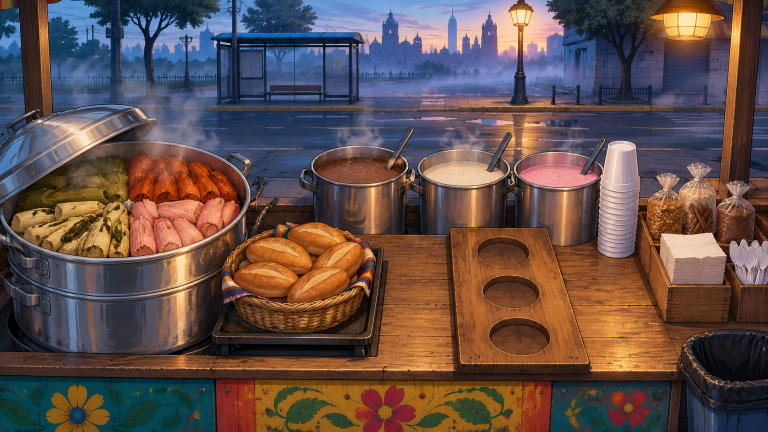
#> input picture art-source/TaqueriaNeon/ia/puestos/cocina_tamales.png, 1536 x 864 px (shown at 1/2 size)
$ python repinta_vaporera.py ia/puestos/cocina_tamales.png ia/puestos/cocina_tamales_v2.png
#> lines starting #> are read from the running program, lines starting #| are printed output that depends on the picture; after the words box and inside, x2 and y2 are one past the last pixel; in counts of white or black regions, pixels touching at a corner belong together
"""(22 nov.) uso: python3 repinta_vaporera.py ia/puestos/cocina_tamales.png ia/puestos/cocina_tamales_v2.png
Repinta en la vaporera de tamales los verdes (verde vivo) y los de rajas (masa blanca con rajas verdes), como sus iconos nuevos.
Mapa de degradado sobre la luz de cada pixel: se conserva el dibujo y la sombra, cambia solo el color."""
import numpy as np, cv2, sys
from PIL import Image
SRC, OUT = sys.argv[1], sys.argv[2]
im = np.asarray(Image.open(SRC).convert('RGB')).astype(np.float32) / 255
h, w = im.shape[:2]
#> h = 864; w = 1536
L = im @ np.array([0.3, 0.59, 0.11])
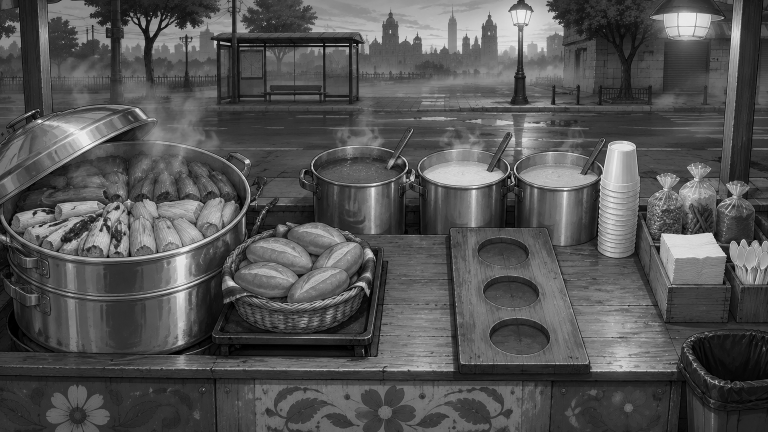
#> L: shape (864, 1536) float64 (shown at 1/2 size); min 0, max 0.999, mean 0.334
yy, xx = np.mgrid[0:h, 0:w]
inner = np.zeros((h, w), np.uint8); cv2.ellipse(inner, (254, 406), (232, 103), 0, 0, 360, 255, -1)
#> after `cv2.ellipse(inner, (254, 406), (232, 103), 0, 0, 360, 255, -1)`:
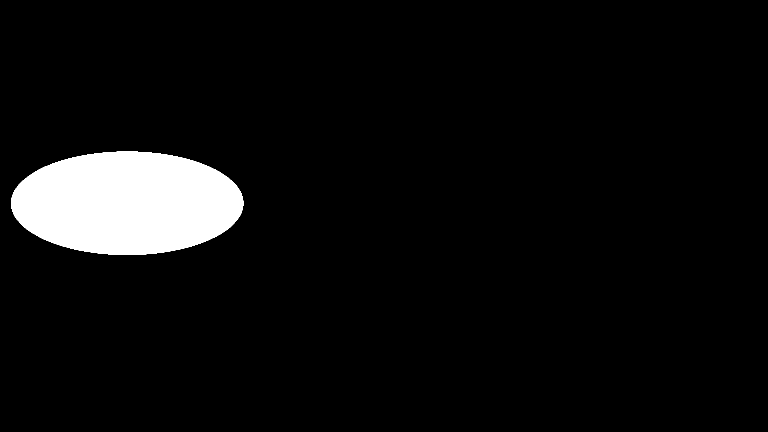
#> inner: shape (864, 1536) (shown at 1/2 size); 5.7% white; 1 white region, box (x1, y1, x2, y2) and area: (22, 303, 487, 510) 75531
inner = cv2.GaussianBlur(inner, (0, 0), 4).astype(np.float32) / 255
left = np.clip((256 - xx) / 5, 0, 1)
# la frontera entre verdes y rajas no es recta: los de rajas de atras llegan a y ~ 400 en medio, ~ 412 a la izquierda
edge_y = 398 + (256 - xx) * 0.06
low = np.clip((yy - edge_y) / 8, 0, 1)
# la tapa de lamina (gris azulado) y el borde de la olla no se tocan
sat = im.max(2) - im.min(2)
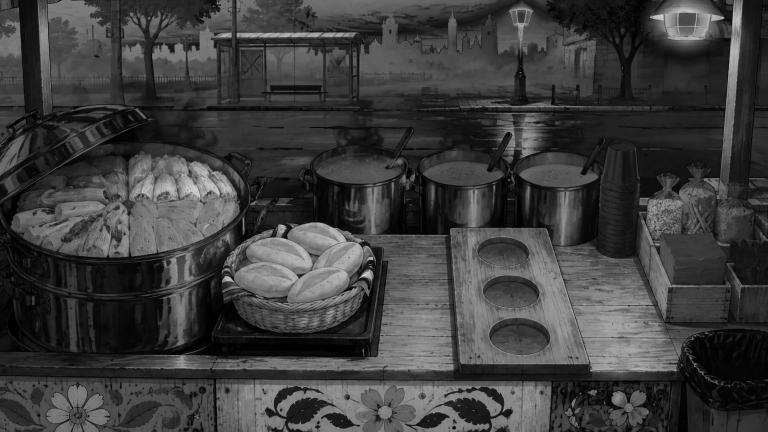
#> sat: shape (864, 1536) float32 (shown at 1/2 size); min 0, max 0.898, mean 0.245
food = np.clip((sat - 0.10) / 0.08, 0, 1)
food = cv2.GaussianBlur(food, (0, 0), 1.2)
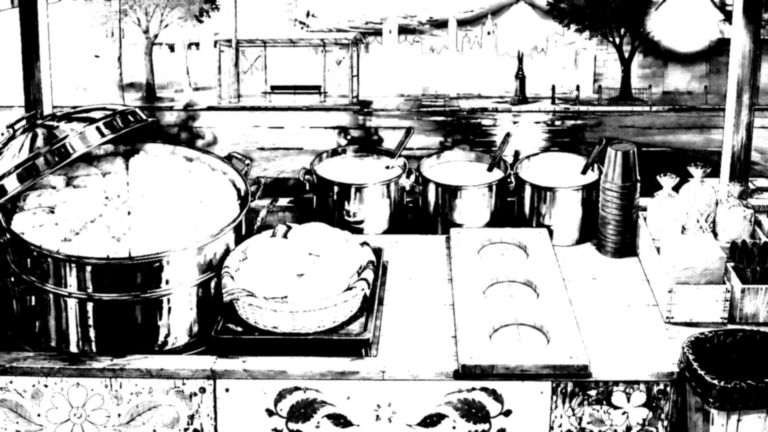
#> food: shape (864, 1536) float32 (shown at 1/2 size); min 0, max 1, mean 0.67
reg_r = inner * left * low * food
reg_v = inner * left * (1 - low) * food

def grad(stops):
    xs = np.array([s[0] for s in stops]); cs = np.array([s[1] for s in stops], np.float32) / 255
    return np.dstack([np.interp(L, xs, cs[:, c]) for c in range(3)])
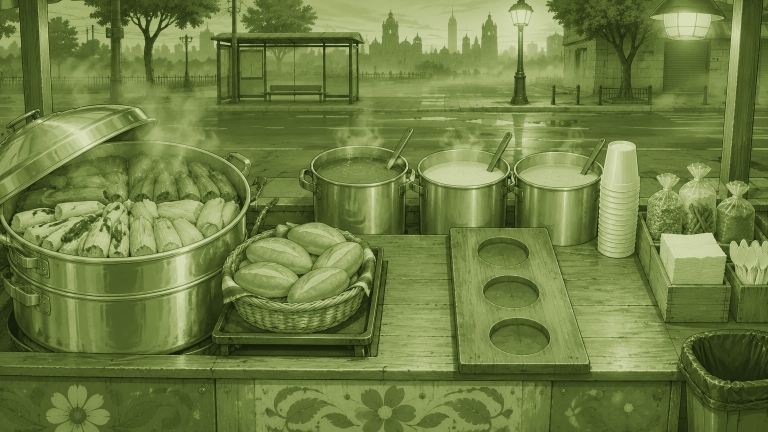
#> returned value: shape (864, 1536, 3) float64 (shown at 1/2 size); mean of channels 0, 1, 2 0.437, 0.5, 0.265; drawn as R, G, B
verde = grad([(0.0, (22, 30, 10)), (0.15, (68, 84, 32)), (0.32, (112, 132, 62)), (0.55, (165, 178, 112)), (1.0, (228, 232, 200))])  # verde de tomate verde, no chillante
rajas = grad([(0.0, (18, 28, 12)), (0.10, (38, 64, 28)), (0.22, (78, 108, 52)), (0.34, (205, 200, 172)), (0.55, (236, 232, 214)), (1.0, (252, 250, 242))])  # masa blanca de maiz con rajas verdes
#> in grad (call 2), `return np.dstack([np.interp(L, xs, cs[:, c]) for c in range(3)])`:
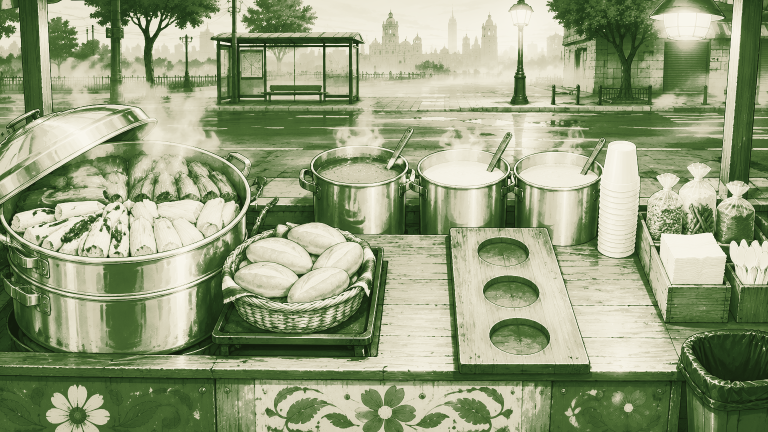
#> returned value: shape (864, 1536, 3) float64 (shown at 1/2 size); mean of channels 0, 1, 2 0.586, 0.625, 0.492; drawn as R, G, B
out = im * (1 - reg_v - reg_r)[..., None] + verde * reg_v[..., None] + rajas * reg_r[..., None]
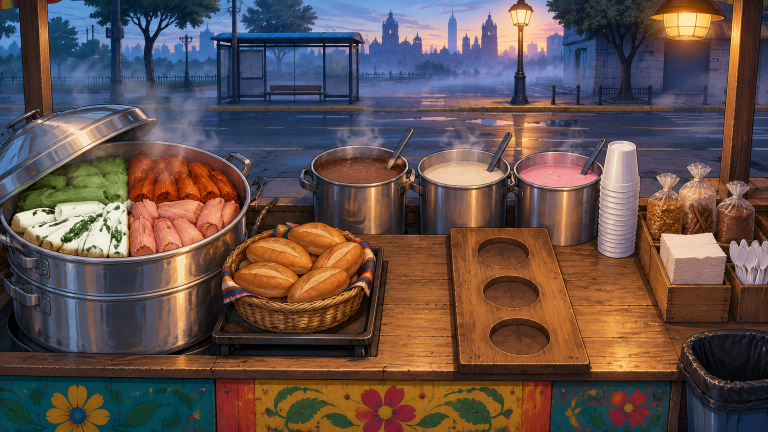
#> out: shape (864, 1536, 3) float64 (shown at 1/2 size); mean R, G, B 0.393, 0.319, 0.3
Image.fromarray((np.clip(out, 0, 1) * 255).astype(np.uint8)).save(OUT)

$ run again, with art-source/TaqueriaNeon/ia/puestos/barra_elotes.png copied over art-source/TaqueriaNeon/ia/puestos/cocina_tamales.png
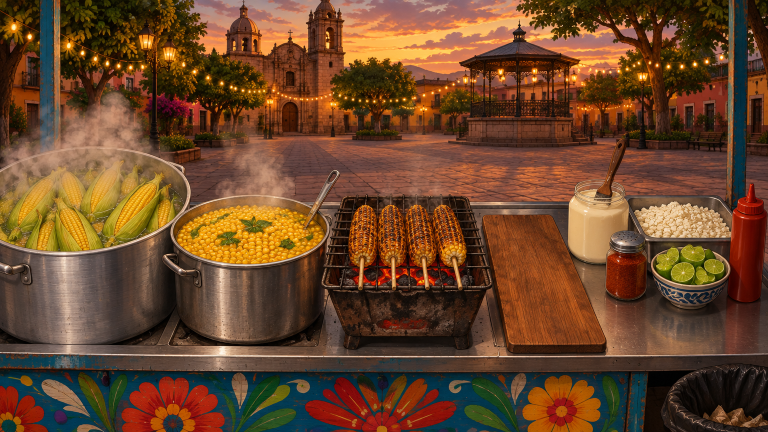
#> input picture art-source/TaqueriaNeon/ia/puestos/barra_elotes.png, 1536 x 864 px (shown at 1/2 size)
#> inner: shape (864, 1536); 5.7% white; 1 white region, box (x1, y1, x2, y2) and area: (22, 303, 487, 510) 75531
#> in grad (call 2), `return np.dstack([np.interp(L, xs, cs[:, c]) for c in range(3)])`:
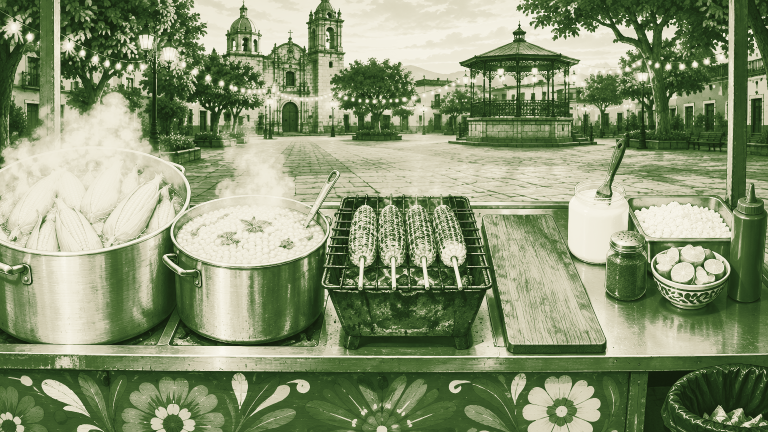
#> returned value: shape (864, 1536, 3) float64 (shown at 1/2 size); mean of channels 0, 1, 2 0.535, 0.581, 0.446; drawn as R, G, B
#> `out = im * (1 - reg_v - reg_r)[..., None] + verde * reg_v[..., None] +..`:
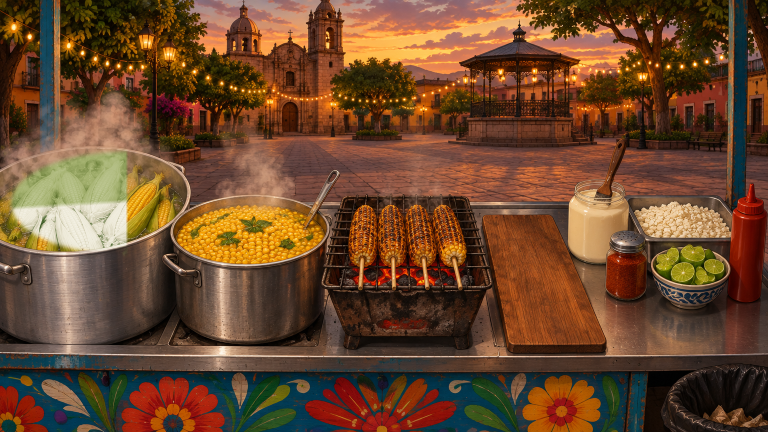
#> out: shape (864, 1536, 3) float64 (shown at 1/2 size); mean R, G, B 0.421, 0.282, 0.177

$ run again, with art-source/TaqueriaNeon/ia/puestos/barra_feria_v2.png copied over art-source/TaqueriaNeon/ia/puestos/cocina_tamales.png
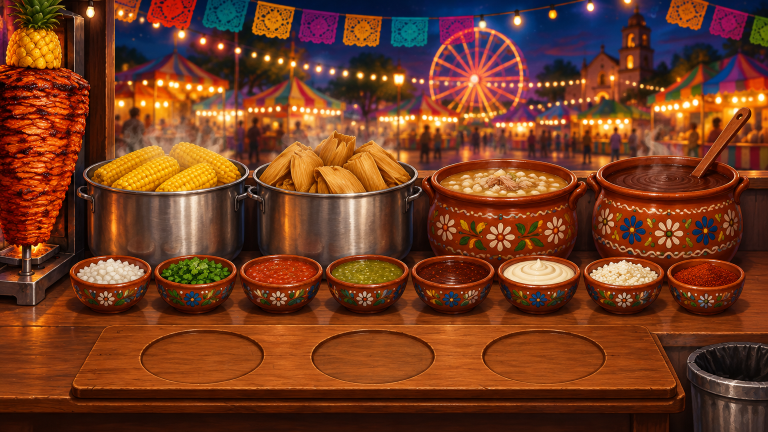
#> input picture art-source/TaqueriaNeon/ia/puestos/barra_feria_v2.png, 1536 x 864 px (shown at 1/2 size)
#> inner: shape (864, 1536); 5.7% white; 1 white region, box (x1, y1, x2, y2) and area: (22, 303, 487, 510) 75531
#> in grad (call 2), `return np.dstack([np.interp(L, xs, cs[:, c]) for c in range(3)])`:
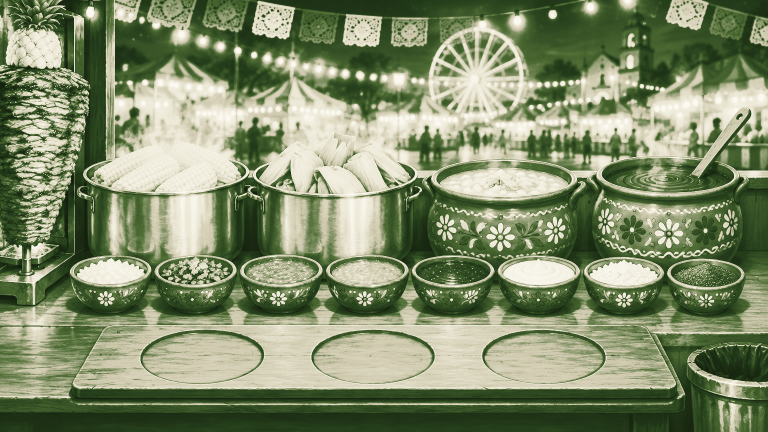
#> returned value: shape (864, 1536, 3) float64 (shown at 1/2 size); mean of channels 0, 1, 2 0.508, 0.558, 0.421; drawn as R, G, B
#> `out = im * (1 - reg_v - reg_r)[..., None] + verde * reg_v[..., None] +..`:
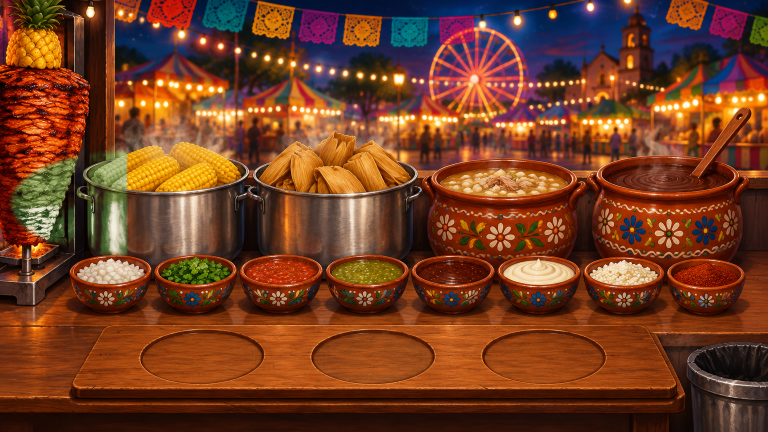
#> out: shape (864, 1536, 3) float64 (shown at 1/2 size); mean R, G, B 0.453, 0.242, 0.136

$ run again, with art-source/TaqueriaNeon/ia/puestos/barra_garnachas.png copied over art-source/TaqueriaNeon/ia/puestos/cocina_tamales.png
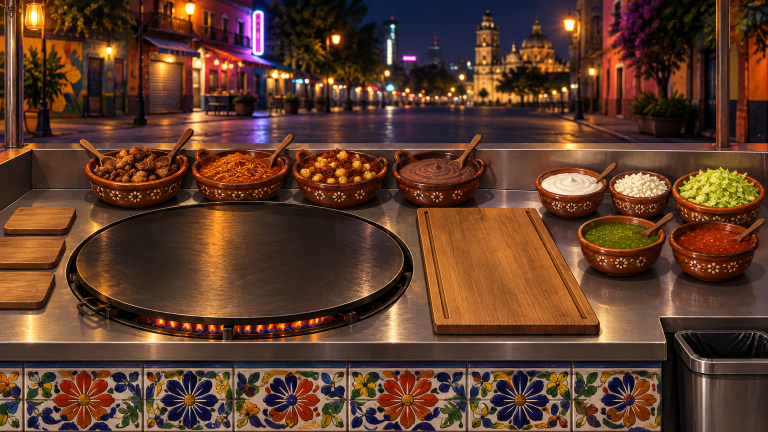
#> input picture art-source/TaqueriaNeon/ia/puestos/barra_garnachas.png, 1536 x 864 px (shown at 1/2 size)
#> inner: shape (864, 1536); 5.7% white; 1 white region, box (x1, y1, x2, y2) and area: (22, 303, 487, 510) 75531
#> `out = im * (1 - reg_v - reg_r)[..., None] + verde * reg_v[..., None] +..`:
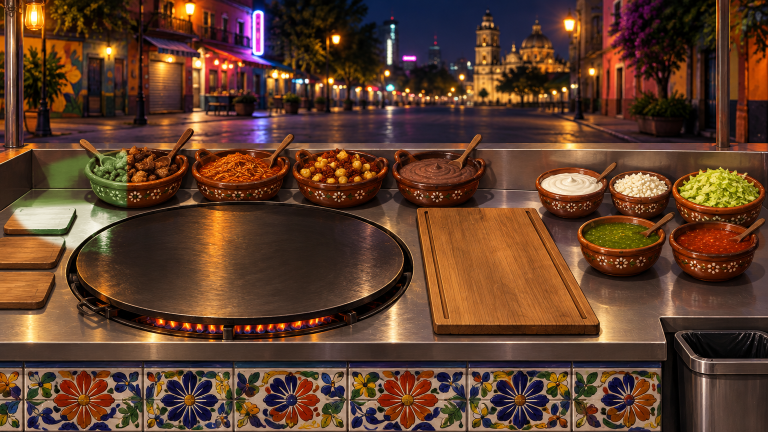
#> out: shape (864, 1536, 3) float64 (shown at 1/2 size); mean R, G, B 0.373, 0.244, 0.17
